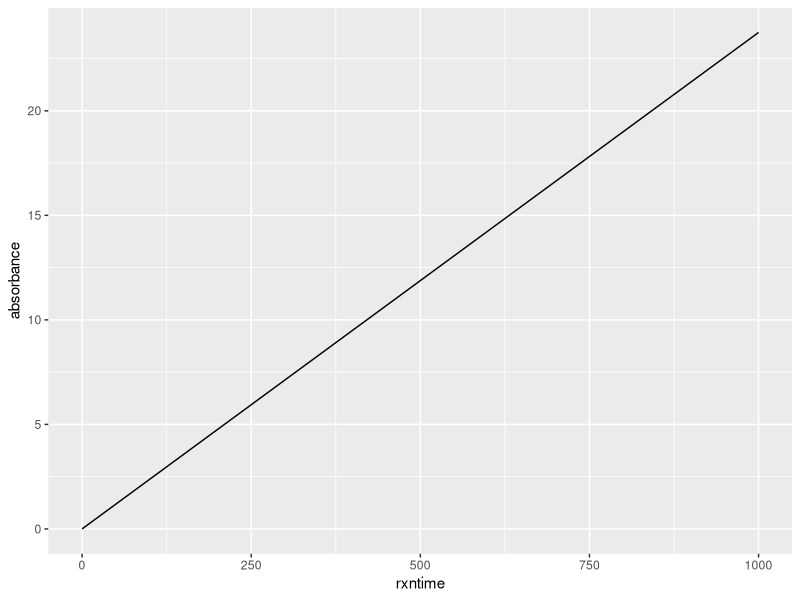
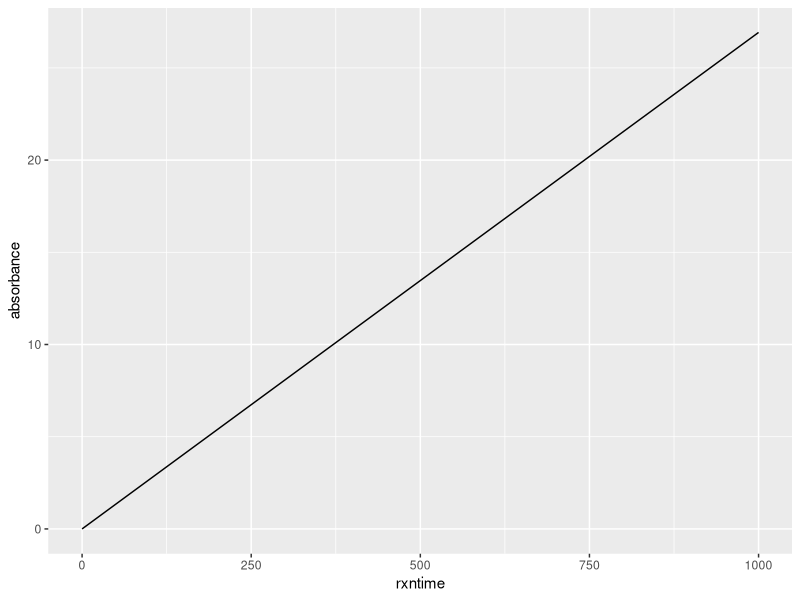
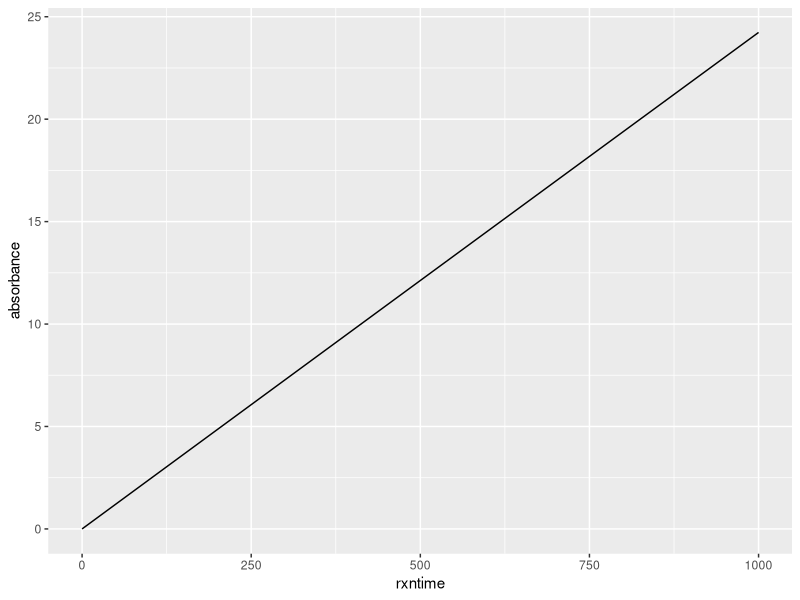
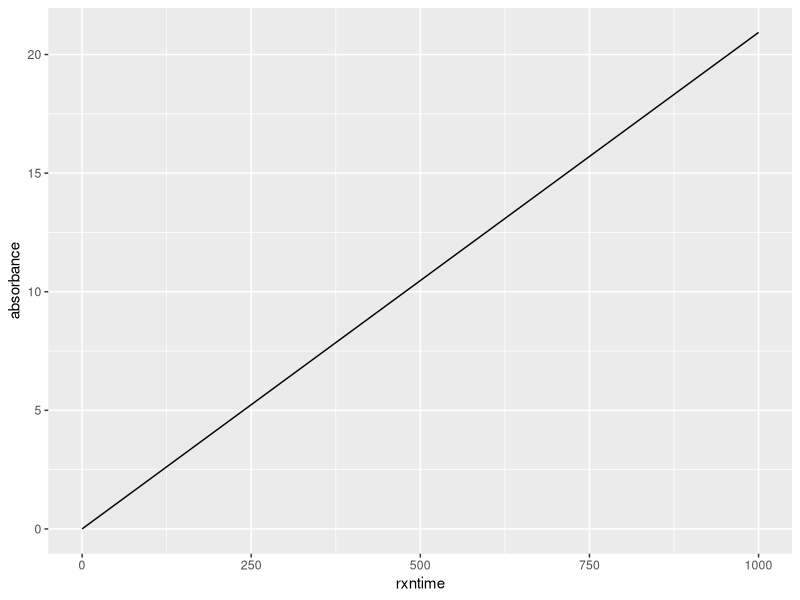
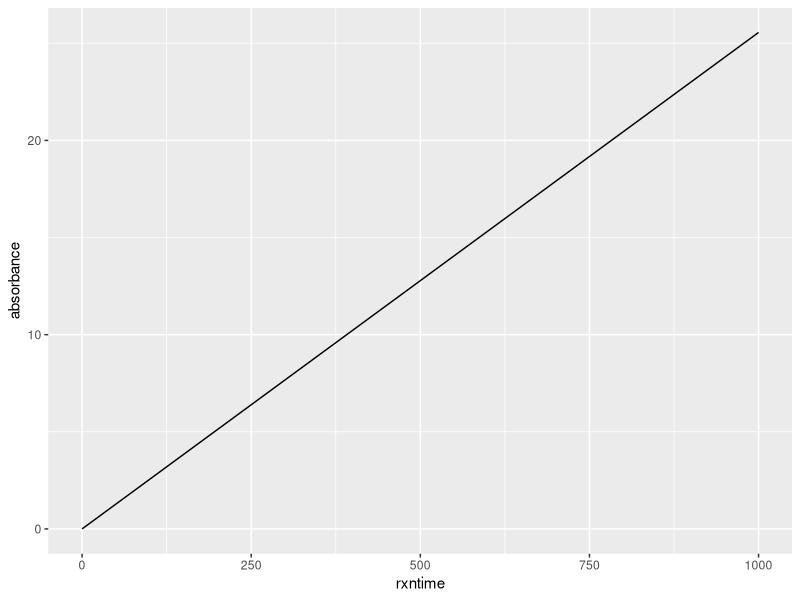

Generate these figures, in order, with R:
## ---- chunk 1
library(tidyverse)
library(here)
library(readxl)
## ---- chunk 2
volumeCuvette = 0.003
abs = 1.5
extinctionCoeff = 6220
conc = 1.5/6220 #Molar
conc = conc * 1000000 #microMolar
velocity = conc * volumeCuvette #microMoles/min
velocity = velocity/60 #microMoles/s 
maxSubtrateConc = 250000 #microMolar
activeSites = 4 #number of active sites of the enzyme 
volumeEnzyme = 0.1 #millilitres
t = 1000 #runtime
timeInterval = 1
## ---- chunk 3
enzymeConc_calc <- function(KM, Kcat){
  KM_S = (maxSubtrateConc + (KM * 1000))
  Vmax = (velocity * KM_S)/maxSubtrateConc 
  conc_of_enzyme = Vmax/(activeSites * Kcat)
  conc_of_enzyme = conc_of_enzyme * 10
  return(conc_of_enzyme)
}

Vmax_calc <- function(Kcat, enzymeConc){
  moles_of_enzyme = enzymeConc * volumeEnzyme
  Vmax = moles_of_enzyme * activeSites * Kcat
  return(Vmax)
}
## ---- chunk 4
#function to calculate velocity of enzyme reaction at given substrate concentration
velocity_calc <- function(s, vmax, km){
  v = (vmax * s)/(km + s)
  return(v)
}

#function to calculate new substrate concentration
substrateConc_calc <- function(s, v, t, rxntime){
  if (rxntime != 0){
    mole_alc = s * 0.003
    mole_alc = mole_alc - (v * t)
    s = mole_alc/0.003
    return(s)
  }
  else{
    return(s)
  }
}

#function to calculate remaining moles of substrate
molesSubstrate_calc <- function(s, v, t, rxntime){
  if (rxntime != 0){
    mole_alc = s * 0.003
    mole_alc = mole_alc - (v * t)
    return(mole_alc)
  }
  else{
    mole_alc = s * 0.003
    return(mole_alc)
  }
}

#function to calculate absorbance
absorbance_calc <- function(i, s){
  mole_product = i - s #moles of product
  conc_product = mole_product/0.003 #conctration of product microMolar
  conc_product = conc_product/1000000 #concentration of product in Molar
  abs = conc_product * 6220
  return(abs)
}
## ---- chunk 5

enzyme_calc <- function(substrateConc, Km, Vmax){
  a <- numeric()
  b <- numeric()
  Km = Km * 1000
  rxntime = 0 #sets rxntime at 0
  substrateConc = substrateConc * 1000 #initial substrate concentration
  initMolesSubs = substrateConc * volumeCuvette #initial Moles of substrate
  velocity = velocity_calc(substrateConc, Vmax, Km)
  while(rxntime <= t){
    molesSubstrate = molesSubstrate_calc(substrateConc, velocity,timeInterval, rxntime) #moles of substrate remaining
    velocity = velocity_calc(substrateConc, Vmax, Km)
    absorbance = absorbance_calc(initMolesSubs, molesSubstrate)
    substrateConc = substrateConc_calc(substrateConc, velocity, timeInterval, rxntime)
#    print(c(rxntime, velocity, molesSubstrate, substrateConc, absorbance))
    a <- c(a, absorbance)
    b <- c(b, rxntime)
    rxntime = rxntime + timeInterval
  }
  df <- data.frame(a, b)
  colnames(df) <- c("absorbance", "rxntime")
  df
}

## ---- chunk 6
rxn_params <- read_xlsx(here("data", "reaction_parameters.xlsx"))
rxn_params <- rxn_params %>% filter(inhibition_actual == "no_inhibition") %>% 
  mutate(enzyme_conc = signif(enzymeConc_calc(Km, Kcat), digits = 1)) %>% 
  mutate(Vmax = Vmax_calc(Kcat, enzyme_conc)) %>% 
  mutate(min_substrate_conc = 1) 
# mutate(max_substrate_conc = maxSubtrateConc) %>%


rxn_params
## ---- chunk 7
df1 <- rxn_params %>% 
 mutate(data = pmap(list(250, Km, Vmax), enzyme_calc))

df1$data[1]
## ---- chunk 8
absorbanceGraphs <- function(df){
  df %>% 
    ggplot() + 
    aes(x = rxntime, y = absorbance) +
    geom_line()
}
## ---- chunk 9
df1 <- df1 %>% 
 mutate(plot = map(data, absorbanceGraphs))

df1$plot
